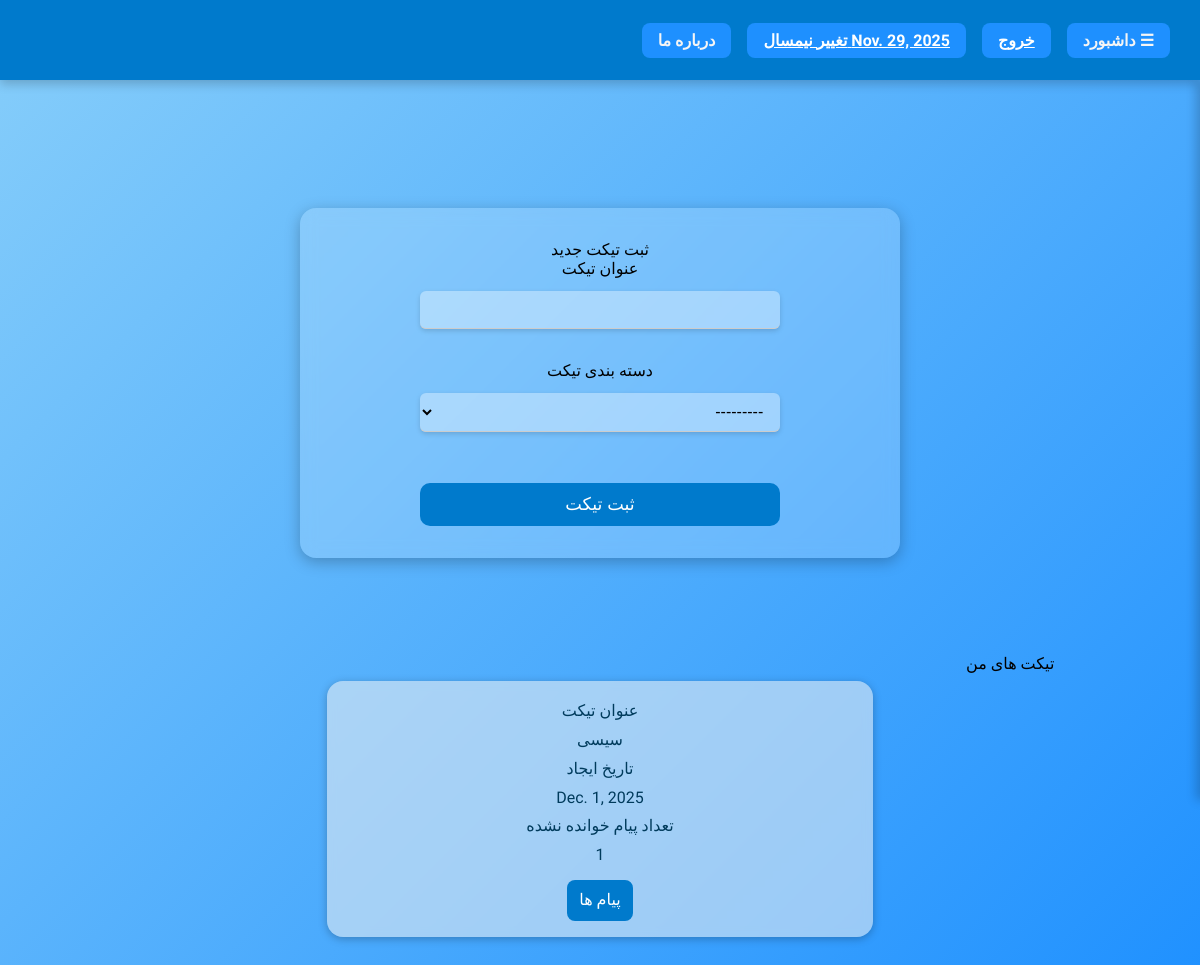
The page /ticket_module/my_tickets (signed in) on the database its author committed.
### semester_module/models.py (models this page shows, shortened)
class Current_Semester(models.Model):
    semester=models.ForeignKey('Semester',on_delete=models.CASCADE,null=False,blank=False)

class Semester(models.Model):
    start_date=models.DateField(verbose_name='زمان شروع ترم')
    end_date=models.DateField(verbose_name='زمان پایان ترم')
    sem_types=(('تابستان','تابستان'),('عادی','عادی'))
    semester_type=models.CharField(max_length=30,choices=sem_types,default='عادی',verbose_name='نوع ترم')
    status_choices=(('شروع نشده','شروع نشده'),('انتخاب واحد','انتخاب واحد'),('جاری','جاری'),('امتحان','امتحان'),('بسته','بسته'))
    semester_status=models.CharField(verbose_name='وضعیت ترم',choices=status_choices,max_length=40,default='شروع نشده')

### ticket_module/models.py (models this page shows, shortened)
class Ticket(models.Model):
    title=models.CharField(max_length=100,verbose_name='عنوان تیکت',null=False,blank=False,error_messages={'null':'عنوان تیک باید نوشته شود'})
    choices=(('ثبت مجوز','ثبت مجوز'),('انتخاب درس','انتخاب درس'),('حذف درس','حذف درس'),('ثبت ارزشیابی','ثبت ارزشیابی'),('ثبت نمره','ثبت نمره')
             ,('تایید حساب کاربری','تایید حساب کاربری'),('---','---'))
    subject=models.CharField(max_length=50,choices=choices,verbose_name='دسته بندی تیکت',null=False,blank=False,error_messages={'null':'دسته بندی باید مشخص شود'})
    creator=models.ForeignKey(User,on_delete=models.CASCADE,null=False,blank=False,db_index=True,related_name='tickets',verbose_name='کاربر ایجاد کننده تیکت',
                              error_messages={'null':'کاربر ایجاد کننده تیکت مشخص نشده است!'})
    date=models.DateField(auto_now_add=True,verbose_name='تاریخ ایجاد تیکت')
    is_closed=models.BooleanField(verbose_name='آیا تیکت بسته شده است',default=False)

### ticket_module/views.py (the view)
# urls.py: path('my_tickets',My_Tickets_List.as_view(),name='my_tickets'),
class My_Tickets_List(ListView):
    template_name = 'My_Tickets.html'
    context_object_name = 'tickets'
    model=Ticket
    paginate_by = 20
    def get_queryset(self):
        user=self.request.user
        query=user.tickets.prefetch_related('messages').annotate(unread_response=Count('messages__responses',filter=Q(
            messages__responses__is_read=False
        ),status=Case(When(is_closed=True,then=Value(value=1)),default=-1,output_field=IntegerField()))).order_by('-unread_response','-date')
        return query
    def get_context_data(self, *, object_list=None, **kwargs):
        context=super().get_context_data()
        context['ticket_form']=Ticket_Form()
        return context

### ticket_module/forms.py
class Ticket_Form(forms.ModelForm):
    class Meta:
        model=Ticket
        fields=['title','subject']

### polls/templatetags/polls_extra.py (called while the page is built)
@register.filter
def get_current_semester(request):
    sem=request.session.get('semester')
    sem=Semester.objects.get(id=sem).start_date if sem!=None else Current_Semester.objects.first().semester.start_date
    return sem

### ticket_module/templates/My_Tickets.html (shortened to what this page needs)
{% extends 'Base_Layout.html' %}
{% block main_content %}
    <form id="ticket_form" >
    ثبت تیکت جدید
    <br>
    {% for field in ticket_form %}
    {{ field.label }}
        <br>
        {{ field }}
        <br>
    {% endfor %}
    <button onclick="event.preventDefault();create_new_ticket()">
        ثبت تیکت
    </button>
    </form>
<section id="tickets_container">
تیکت های من
{% for ticket in tickets %}
<div class="ticket" id="{{ ticket.id }}">
عنوان تیکت
<br>
{{ ticket.title }}
<br>
تاریخ ایجاد
    <br>
{{ ticket.date }}
<br>
تعداد پیام خوانده نشده
<br>
{{ ticket.unread_response }}
<br>
<a href="{% url 'ticket_messages' ticket.id  %}">پیام ها</a>
</div>
{% endfor %}
</section>
{% endblock %}

### templates/Base_Layout.html (shortened to what this page needs)
{% load polls_extra %}
<!DOCTYPE html>
<html lang="fa">
<head>
</head>
<body>
<section id="head">
    <div class="rows">
        <div class="clickable" onclick="toggleSidebar()">☰ داشبورد</div>
        <div class="clickable"><a href="#" style="color:white">خروج</a></div>
        <div class="clickable">
            <a href="{% url 'change_semester' %}" style="color:white">
                {{ request|get_current_semester }} تغییر نیمسال
            </a>
        </div>
        <div class="clickable">درباره ما</div>
    </div>
</section>
<section id="main">
    {% block main_content %}
    {% endblock %}
</section>
</body>
</html>

### templates/Base_Layout.html (style rules this page uses)
* { margin:0; padding:0; box-sizing:border-box; }
body { font-family:'Vazirmatn', sans-serif; background: linear-gradient(135deg,#87cefa,#1e90ff); display:flex; flex-direction:column; min-height: 100vh; height: auto; direction: rtl; }
#head { position: fixed; top:0; left:0; width:100%; height:10vh; background-color:#007acc; color:white; display:flex; flex-direction:column; justify-content:center; align-items:center; box-shadow:0 4px 10px rgba(0,0,0,0.2); z-index:1000;color: whitesmoke; }
#head .rows { display:flex; flex-direction:row; align-items:center; width:95%; justify-content:flex-start; gap:1rem; color: whitesmoke; }
.clickable { background-color:#1e90ff; padding:0.5rem 1rem; border-radius:8px; cursor:pointer; transition:0.3s; text-decoration:none; color:whitesmoke; font-weight:bold; }
#main { margin-top:10vh; padding:2rem; transition: margin-right 0.3s; }

### ticket_module/templates/My_Tickets.html (style rules this page uses)
form#ticket_form { width: 50vw; margin: 12vh auto; padding: 2rem 0; border: none; border-radius: 16px; background: rgba(255,255,255,0.18); backdrop-filter: blur(8px); box-shadow: 0 4px 15px rgba(0,0,0,0.25); display: flex; flex-direction: column; direction: rtl; font-size: 1rem; text-align: center; }
form#ticket_form > input, form#ticket_form > textarea, form#ticket_form > select { width: 60%; margin: .8rem auto; padding: .6rem .8rem; border: none; border-bottom: 1px solid #ccc; border-radius: 6px; background: rgba(255,255,255,0.35); box-shadow: 0 2px 5px rgba(0,0,0,0.15); outline: none; font-size: 1rem; }
form#ticket_form button { width: 60%; padding: .7rem; border: none; border-radius: 10px; margin: 1.2rem auto 0 auto; background: #007acc; color: white; font-size: 1.1rem; cursor: pointer; transition: 0.3s; }
#tickets_container { width: 80%; margin: 4vh auto; display: flex; flex-direction: column; direction: rtl; font-size: 1rem; }
#tickets_container > div.ticket { width: 60%; margin: 1vh auto; padding: 1rem 0.8rem; border-radius: 16px; background: rgba(240,240,240,0.55); backdrop-filter: blur(4px); box-shadow: 0 2px 8px rgba(0,0,0,0.25); text-align: center; color: #003B5C; line-height: 1.8rem; font-weight: 500; }
#tickets_container .ticket a { display: inline-block; margin-top: .6rem; padding: .4rem .8rem; background: #007acc; color: white; text-decoration: none; border-radius: 8px; transition: 0.3s; }

### rows shown on the page
Current_Semester: semester.start_date "Nov. 29, 2025"
Ticket: title "سیسی", date "Dec. 1, 2025", unread_response "1"

### other values the page prints
{{ field.label }} "عنوان تیکت" "دسته بندی تیکت"
